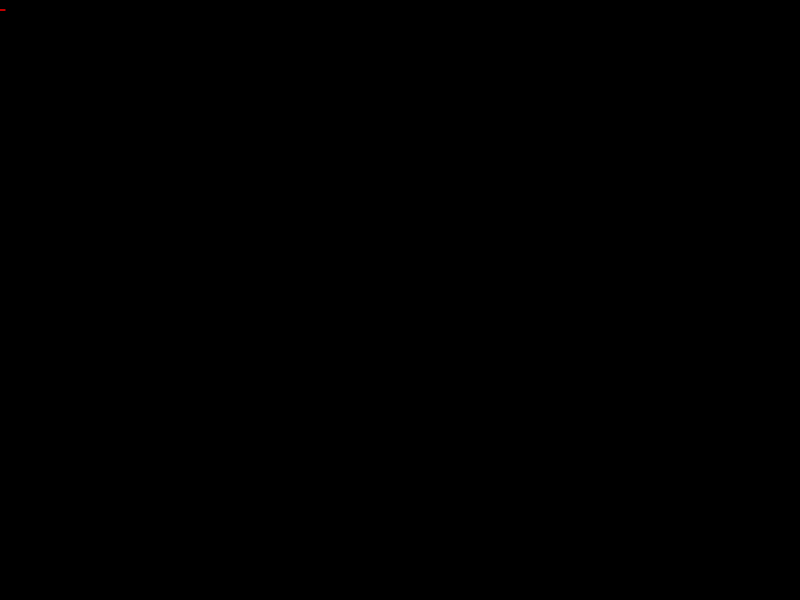
Frame 1 (no input)
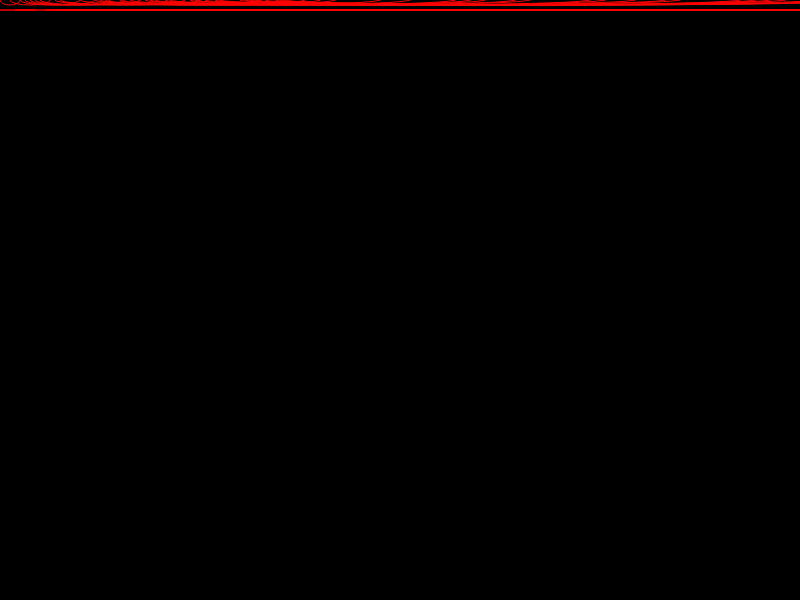
Frame 60 (no input)
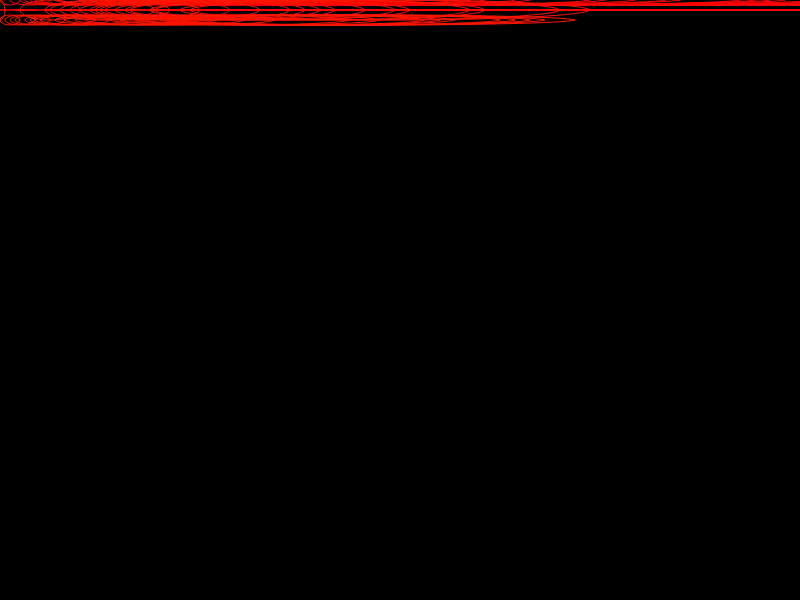
Frame 120 (the mouse pressed at the canvas centre since frame 60)

The p5.js sketch that drew these frames (run headless with seeded random() and noise() and a simulated clock; from frame 60 on, the mouse is pressed at the canvas centre):

// p5.js sketch
// ── sketch.js
let x = 0;
let y = 0;
let spacing = 10;
let col = 0;
let inc = 5;

function setup() {
    createCanvas (800, 600);
    background(0);
    colorMode(HSB);
    noFill();
    ellipseMode(CENTER);
}

function draw() {
    //choose which type of ellipse to draw
    stroke(col, 255, 255);
    if (random(1) < 0.50) {
        ellipse(x, y, x + spacing, y + spacing);    
    } else {
        ellipse(x, y + spacing, x + spacing, y);
    }
    
    //move into position to draw the next circle
    x = x + spacing;
    
    if (x >= width) {
        x = 0;
        y = y + spacing;
        col = col + inc;
        if (col > 255 || col < 0) {
            inc = inc*-1;
        }
    }
    //if the screen is filled, reset the position and fade the canvas
    if (y >= height) {
        y = 0;
        fill(0, 0, 0, 0.2);
        noStroke();
        rect(0, 0, windowWidth, windowHeight);
    }
    
    
}
